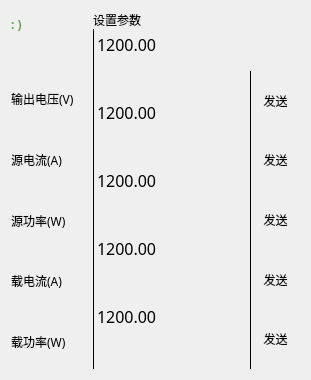
         <widget class="QWidget" name="verticalLayoutWidget_4">
          <property name="geometry">
           <rect>
            <x>10</x>
            <y>10</y>
            <width>311</width>
            <height>251</height>
           </rect>
          </property>
          <layout class="QVBoxLayout" name="verticalLayout_13">
           <item>
            <layout class="QHBoxLayout" name="horizontalLayout_5" stretch="15,30,10">
             <item>
              <layout class="QVBoxLayout" name="verticalLayout_11" stretch="5,5,10,10,10,10,10">
               <item>
                <widget class="QLabel" name="label_CAN">
                 <property name="maximumSize">
                  <size>
                   <width>600</width>
                   <height>16777215</height>
                  </size>
                 </property>
                 <property name="palette">
                  <palette>
                   <active>
                    <colorrole role="WindowText">
                     <brush brushstyle="SolidPattern">
                      <color alpha="255">
                       <red>100</red>
                       <green>166</green>
                       <blue>72</blue>
                      </color>
                     </brush>
                    </colorrole>
                   </active>
                   <inactive>
                    <colorrole role="WindowText">
                     <brush brushstyle="SolidPattern">
                      <color alpha="255">
                       <red>100</red>
                       <green>166</green>
                       <blue>72</blue>
                      </color>
                     </brush>
                    </colorrole>
                   </inactive>
                   <disabled>
                    <colorrole role="WindowText">
                     <brush brushstyle="SolidPattern">
                      <color alpha="255">
                       <red>120</red>
                       <green>120</green>
                       <blue>120</blue>
                      </color>
                     </brush>
                    </colorrole>
                   </disabled>
                  </palette>
                 </property>
                 <property name="font">
                  <font>
                   <family>MiSans Light</family>
                   <pointsize>9</pointsize>
                   <weight>75</weight>
                   <bold>true</bold>
                  </font>
                 </property>
                 <property name="text">
                  <string>: )</string>
                 </property>
                </widget>
               </item>
               <item>
                <spacer name="verticalSpacer">
                 <property name="orientation">
                  <enum>Qt::Vertical</enum>
                 </property>
                 <property name="sizeType">
                  <enum>QSizePolicy::Preferred</enum>
                 </property>
                 <property name="sizeHint" stdset="0">
                  <size>
                   <width>0</width>
                   <height>2</height>
                  </size>
                 </property>
                </spacer>
               </item>
               <item>
                <widget class="QLabel" name="label_18">
                 <property name="font">
                  <font>
                   <family>MiSans</family>
                   <pointsize>9</pointsize>
                   <weight>50</weight>
                   <bold>false</bold>
                  </font>
                 </property>
                 <property name="text">
                  <string>输出电压(V)</string>
                 </property>
                </widget>
               </item>
               <item>
                <widget class="QLabel" name="label_10">
                 <property name="font">
                  <font>
                   <family>MiSans</family>
                   <pointsize>9</pointsize>
                   <weight>50</weight>
                   <bold>false</bold>
                  </font>
                 </property>
                 <property name="text">
                  <string>源电流(A)</string>
                 </property>
                </widget>
               </item>
               <item>
                <widget class="QLabel" name="label_21">
                 <property name="font">
                  <font>
                   <family>MiSans</family>
                   <pointsize>9</pointsize>
                   <weight>50</weight>
                   <bold>false</bold>
                  </font>
                 </property>
                 <property name="text">
                  <string>源功率(W)</string>
                 </property>
                </widget>
               </item>
               <item>
                <widget class="QLabel" name="label_19">
                 <property name="font">
                  <font>
                   <family>MiSans</family>
                   <pointsize>9</pointsize>
                   <weight>50</weight>
                   <bold>false</bold>
                  </font>
                 </property>
                 <property name="text">
                  <string>载电流(A)</string>
                 </property>
                </widget>
               </item>
               <item>
                <widget class="QLabel" name="label_20">
                 <property name="font">
                  <font>
                   <family>MiSans</family>
                   <pointsize>9</pointsize>
                   <weight>50</weight>
                   <bold>false</bold>
                  </font>
                 </property>
                 <property name="text">
                  <string>载功率(W)</string>
                 </property>
                </widget>
               </item>
              </layout>
             </item>
             <item>
              <layout class="QVBoxLayout" name="verticalLayout_9" stretch="1,1,1,1,1,1">
               <property name="spacing">
                <number>0</number>
               </property>
               <property name="leftMargin">
                <number>0</number>
               </property>
               <property name="topMargin">
                <number>0</number>
               </property>
               <property name="rightMargin">
                <number>0</number>
               </property>
               <property name="bottomMargin">
                <number>0</number>
               </property>
               <item>
                <widget class="QLabel" name="label_11">
                 <property name="sizePolicy">
                  <sizepolicy hsizetype="Preferred" vsizetype="Preferred">
                   <horstretch>0</horstretch>
                   <verstretch>0</verstretch>
                  </sizepolicy>
                 </property>
                 <property name="minimumSize">
                  <size>
                   <width>0</width>
                   <height>0</height>
                  </size>
                 </property>
                 <property name="font">
                  <font>
                   <family>MiSans</family>
                   <pointsize>9</pointsize>
                   <kerning>true</kerning>
                  </font>
                 </property>
                 <property name="styleSheet">
                  <string notr="true">QLabel{
background-color:rgb(255,132,139,0);
color:rgb(0, 0, 0);
}</string>
                 </property>
                 <property name="text">
                  <string>设置参数</string>
                 </property>
                </widget>
               </item>
               <item>
                <widget class="QPlainTextEdit" name="CAN_Set_V">
                 <property name="sizePolicy">
                  <sizepolicy hsizetype="Expanding" vsizetype="Preferred">
                   <horstretch>0</horstretch>
                   <verstretch>0</verstretch>
                  </sizepolicy>
                 </property>
                 <property name="minimumSize">
                  <size>
                   <width>20</width>
                   <height>0</height>
                  </size>
                 </property>
                 <property name="sizeIncrement">
                  <size>
                   <width>0</width>
                   <height>0</height>
                  </size>
                 </property>
                 <property name="baseSize">
                  <size>
                   <width>0</width>
                   <height>0</height>
                  </size>
                 </property>
                 <property name="font">
                  <font>
                   <family>MiSans</family>
                   <pointsize>12</pointsize>
                  </font>
                 </property>
                 <property name="cursor" stdset="0">
                  <cursorShape>IBeamCursor</cursorShape>
                 </property>
                 <property name="mouseTracking">
                  <bool>true</bool>
                 </property>
                 <property name="tabletTracking">
                  <bool>false</bool>
                 </property>
                 <property name="focusPolicy">
                  <enum>Qt::StrongFocus</enum>
                 </property>
                 <property name="contextMenuPolicy">
                  <enum>Qt::DefaultContextMenu</enum>
                 </property>
                 <property name="toolTipDuration">
                  <number>0</number>
                 </property>
                 <property name="layoutDirection">
                  <enum>Qt::LeftToRight</enum>
                 </property>
                 <property name="styleSheet">
                  <string notr="true">QPlainTextEdit{
background-color:rgb(134, 149, 223,0);
border-left:1px solid #000000;
color:rgb(0, 0, 0);
}</string>
                 </property>
                 <property name="inputMethodHints">
                  <set>Qt::ImhNone</set>
                 </property>
                 <property name="frameShape">
                  <enum>QFrame::NoFrame</enum>
                 </property>
                 <property name="frameShadow">
                  <enum>QFrame::Raised</enum>
                 </property>
                 <property name="lineWidth">
                  <number>1</number>
                 </property>
                 <property name="verticalScrollBarPolicy">
                  <enum>Qt::ScrollBarAsNeeded</enum>
                 </property>
                 <property name="horizontalScrollBarPolicy">
                  <enum>Qt::ScrollBarAsNeeded</enum>
                 </property>
                 <property name="sizeAdjustPolicy">
                  <enum>QAbstractScrollArea::AdjustIgnored</enum>
                 </property>
                 <property name="lineWrapMode">
                  <enum>QPlainTextEdit::WidgetWidth</enum>
                 </property>
                 <property name="plainText">
                  <string>1200.00</string>
                 </property>
                 <property name="overwriteMode">
                  <bool>false</bool>
                 </property>
                 <property name="tabStopWidth">
                  <number>80</number>
                 </property>
                 <property name="cursorWidth">
                  <number>1</number>
                 </property>
                 <property name="textInteractionFlags">
                  <set>Qt::LinksAccessibleByMouse|Qt::TextEditable|Qt::TextEditorInteraction|Qt::TextSelectableByKeyboard|Qt::TextSelectableByMouse</set>
                 </property>
                </widget>
               </item>
               <item>
                <widget class="QPlainTextEdit" name="CAN_Set_Souce_I">
                 <property name="sizePolicy">
                  <sizepolicy hsizetype="Expanding" vsizetype="Preferred">
                   <horstretch>0</horstretch>
                   <verstretch>0</verstretch>
                  </sizepolicy>
                 </property>
                 <property name="minimumSize">
                  <size>
                   <width>20</width>
                   <height>0</height>
                  </size>
                 </property>
                 <property name="sizeIncrement">
                  <size>
                   <width>0</width>
                   <height>0</height>
                  </size>
                 </property>
                 <property name="baseSize">
                  <size>
                   <width>0</width>
                   <height>0</height>
                  </size>
                 </property>
                 <property name="font">
                  <font>
                   <family>MiSans</family>
                   <pointsize>12</pointsize>
                  </font>
                 </property>
                 <property name="cursor" stdset="0">
                  <cursorShape>IBeamCursor</cursorShape>
                 </property>
                 <property name="mouseTracking">
                  <bool>true</bool>
                 </property>
                 <property name="tabletTracking">
                  <bool>false</bool>
                 </property>
                 <property name="focusPolicy">
                  <enum>Qt::StrongFocus</enum>
                 </property>
                 <property name="contextMenuPolicy">
                  <enum>Qt::DefaultContextMenu</enum>
                 </property>
                 <property name="toolTipDuration">
                  <number>0</number>
                 </property>
                 <property name="layoutDirection">
                  <enum>Qt::LeftToRight</enum>
                 </property>
                 <property name="styleSheet">
                  <string notr="true">QPlainTextEdit{
background-color:rgb(134, 149, 223,0);
border-left:1px solid #000000;
color:rgb(0, 0, 0);
}</string>
                 </property>
                 <property name="inputMethodHints">
                  <set>Qt::ImhNone</set>
                 </property>
                 <property name="frameShape">
                  <enum>QFrame::NoFrame</enum>
                 </property>
                 <property name="frameShadow">
                  <enum>QFrame::Raised</enum>
                 </property>
                 <property name="lineWidth">
                  <number>1</number>
                 </property>
                 <property name="verticalScrollBarPolicy">
                  <enum>Qt::ScrollBarAsNeeded</enum>
                 </property>
                 <property name="horizontalScrollBarPolicy">
                  <enum>Qt::ScrollBarAsNeeded</enum>
                 </property>
                 <property name="sizeAdjustPolicy">
                  <enum>QAbstractScrollArea::AdjustIgnored</enum>
                 </property>
                 <property name="plainText">
                  <string>1200.00</string>
                 </property>
                 <property name="overwriteMode">
                  <bool>false</bool>
                 </property>
                 <property name="tabStopWidth">
                  <number>80</number>
                 </property>
                 <property name="cursorWidth">
                  <number>1</number>
                 </property>
                 <property name="textInteractionFlags">
                  <set>Qt::LinksAccessibleByMouse|Qt::TextEditable|Qt::TextEditorInteraction|Qt::TextSelectableByKeyboard|Qt::TextSelectableByMouse</set>
                 </property>
                </widget>
               </item>
               <item>
                <widget class="QPlainTextEdit" name="CAN_Set_Souce_P">
                 <property name="sizePolicy">
                  <sizepolicy hsizetype="Preferred" vsizetype="Preferred">
                   <horstretch>0</horstretch>
                   <verstretch>0</verstretch>
                  </sizepolicy>
                 </property>
                 <property name="minimumSize">
                  <size>
                   <width>20</width>
                   <height>0</height>
                  </size>
                 </property>
                 <property name="sizeIncrement">
                  <size>
                   <width>0</width>
                   <height>0</height>
                  </size>
                 </property>
                 <property name="baseSize">
                  <size>
                   <width>0</width>
                   <height>0</height>
                  </size>
                 </property>
                 <property name="font">
                  <font>
                   <family>MiSans</family>
                   <pointsize>12</pointsize>
                  </font>
                 </property>
                 <property name="cursor" stdset="0">
                  <cursorShape>IBeamCursor</cursorShape>
                 </property>
                 <property name="mouseTracking">
                  <bool>true</bool>
                 </property>
                 <property name="tabletTracking">
                  <bool>false</bool>
                 </property>
                 <property name="focusPolicy">
                  <enum>Qt::StrongFocus</enum>
                 </property>
                 <property name="contextMenuPolicy">
                  <enum>Qt::DefaultContextMenu</enum>
                 </property>
                 <property name="toolTipDuration">
                  <number>0</number>
                 </property>
                 <property name="layoutDirection">
                  <enum>Qt::LeftToRight</enum>
                 </property>
                 <property name="styleSheet">
                  <string notr="true">QPlainTextEdit{
background-color:rgb(134, 149, 223,0);
border-left:1px solid #000000;
color:rgb(0, 0, 0);
}</string>
                 </property>
                 <property name="inputMethodHints">
                  <set>Qt::ImhNone</set>
                 </property>
                 <property name="frameShape">
                  <enum>QFrame::NoFrame</enum>
                 </property>
                 <property name="frameShadow">
                  <enum>QFrame::Raised</enum>
                 </property>
                 <property name="lineWidth">
                  <number>1</number>
                 </property>
                 <property name="verticalScrollBarPolicy">
                  <enum>Qt::ScrollBarAsNeeded</enum>
                 </property>
                 <property name="horizontalScrollBarPolicy">
                  <enum>Qt::ScrollBarAsNeeded</enum>
                 </property>
                 <property name="sizeAdjustPolicy">
                  <enum>QAbstractScrollArea::AdjustIgnored</enum>
                 </property>
                 <property name="plainText">
                  <string>1200.00</string>
                 </property>
                 <property name="overwriteMode">
                  <bool>false</bool>
                 </property>
                 <property name="tabStopWidth">
                  <number>80</number>
                 </property>
                 <property name="cursorWidth">
                  <number>1</number>
                 </property>
                 <property name="textInteractionFlags">
                  <set>Qt::LinksAccessibleByMouse|Qt::TextEditable|Qt::TextEditorInteraction|Qt::TextSelectableByKeyboard|Qt::TextSelectableByMouse</set>
                 </property>
                </widget>
               </item>
               <item>
                <widget class="QPlainTextEdit" name="CAN_Set_Load_I">
                 <property name="sizePolicy">
                  <sizepolicy hsizetype="Expanding" vsizetype="Preferred">
                   <horstretch>0</horstretch>
                   <verstretch>0</verstretch>
                  </sizepolicy>
                 </property>
                 <property name="minimumSize">
                  <size>
                   <width>20</width>
                   <height>0</height>
                  </size>
                 </property>
                 <property name="sizeIncrement">
                  <size>
                   <width>0</width>
                   <height>0</height>
                  </size>
                 </property>
                 <property name="baseSize">
                  <size>
                   <width>0</width>
                   <height>0</height>
                  </size>
                 </property>
                 <property name="font">
                  <font>
                   <family>MiSans</family>
                   <pointsize>12</pointsize>
                  </font>
                 </property>
                 <property name="cursor" stdset="0">
                  <cursorShape>IBeamCursor</cursorShape>
                 </property>
                 <property name="mouseTracking">
                  <bool>true</bool>
                 </property>
                 <property name="tabletTracking">
                  <bool>false</bool>
                 </property>
                 <property name="focusPolicy">
                  <enum>Qt::StrongFocus</enum>
                 </property>
                 <property name="contextMenuPolicy">
                  <enum>Qt::DefaultContextMenu</enum>
                 </property>
                 <property name="toolTipDuration">
                  <number>0</number>
                 </property>
                 <property name="layoutDirection">
                  <enum>Qt::LeftToRight</enum>
                 </property>
                 <property name="styleSheet">
                  <string notr="true">QPlainTextEdit{
background-color:rgb(134, 149, 223,0);
border-left:1px solid #000000;
color:rgb(0, 0, 0);
}</string>
                 </property>
                 <property name="inputMethodHints">
                  <set>Qt::ImhNone</set>
                 </property>
                 <property name="frameShape">
                  <enum>QFrame::NoFrame</enum>
                 </property>
                 <property name="frameShadow">
                  <enum>QFrame::Raised</enum>
                 </property>
                 <property name="lineWidth">
                  <number>1</number>
                 </property>
                 <property name="verticalScrollBarPolicy">
                  <enum>Qt::ScrollBarAsNeeded</enum>
                 </property>
                 <property name="horizontalScrollBarPolicy">
                  <enum>Qt::ScrollBarAsNeeded</enum>
                 </property>
                 <property name="sizeAdjustPolicy">
                  <enum>QAbstractScrollArea::AdjustIgnored</enum>
                 </property>
                 <property name="plainText">
                  <string>1200.00</string>
                 </property>
                 <property name="overwriteMode">
                  <bool>false</bool>
                 </property>
                 <property name="tabStopWidth">
                  <number>80</number>
                 </property>
                 <property name="cursorWidth">
                  <number>1</number>
                 </property>
                 <property name="textInteractionFlags">
                  <set>Qt::LinksAccessibleByMouse|Qt::TextEditable|Qt::TextEditorInteraction|Qt::TextSelectableByKeyboard|Qt::TextSelectableByMouse</set>
                 </property>
                </widget>
               </item>
               <item>
                <widget class="QPlainTextEdit" name="CAN_Set_Load_P">
                 <property name="sizePolicy">
                  <sizepolicy hsizetype="Preferred" vsizetype="Preferred">
                   <horstretch>0</horstretch>
                   <verstretch>0</verstretch>
                  </sizepolicy>
                 </property>
                 <property name="minimumSize">
                  <size>
                   <width>20</width>
                   <height>0</height>
                  </size>
                 </property>
                 <property name="sizeIncrement">
                  <size>
                   <width>0</width>
                   <height>0</height>
                  </size>
                 </property>
                 <property name="baseSize">
                  <size>
                   <width>0</width>
                   <height>0</height>
                  </size>
                 </property>
                 <property name="font">
                  <font>
                   <family>MiSans</family>
                   <pointsize>12</pointsize>
                  </font>
                 </property>
                 <property name="cursor" stdset="0">
                  <cursorShape>IBeamCursor</cursorShape>
                 </property>
                 <property name="mouseTracking">
                  <bool>true</bool>
                 </property>
                 <property name="tabletTracking">
                  <bool>false</bool>
                 </property>
                 <property name="focusPolicy">
                  <enum>Qt::StrongFocus</enum>
                 </property>
                 <property name="contextMenuPolicy">
                  <enum>Qt::DefaultContextMenu</enum>
                 </property>
                 <property name="toolTipDuration">
                  <number>0</number>
                 </property>
                 <property name="layoutDirection">
                  <enum>Qt::LeftToRight</enum>
                 </property>
                 <property name="styleSheet">
                  <string notr="true">QPlainTextEdit{
background-color:rgb(134, 149, 223,0);
border-left:1px solid #000000;
color:rgb(0, 0, 0);
}</string>
                 </property>
                 <property name="inputMethodHints">
                  <set>Qt::ImhNone</set>
                 </property>
                 <property name="frameShape">
                  <enum>QFrame::NoFrame</enum>
                 </property>
                 <property name="frameShadow">
                  <enum>QFrame::Raised</enum>
                 </property>
                 <property name="lineWidth">
                  <number>1</number>
                 </property>
                 <property name="verticalScrollBarPolicy">
                  <enum>Qt::ScrollBarAsNeeded</enum>
                 </property>
                 <property name="horizontalScrollBarPolicy">
                  <enum>Qt::ScrollBarAsNeeded</enum>
                 </property>
                 <property name="sizeAdjustPolicy">
                  <enum>QAbstractScrollArea::AdjustIgnored</enum>
                 </property>
                 <property name="plainText">
                  <string>1200.00</string>
                 </property>
                 <property name="overwriteMode">
                  <bool>false</bool>
                 </property>
                 <property name="tabStopWidth">
                  <number>80</number>
                 </property>
                 <property name="cursorWidth">
                  <number>1</number>
                 </property>
                 <property name="textInteractionFlags">
                  <set>Qt::LinksAccessibleByMouse|Qt::TextEditable|Qt::TextEditorInteraction|Qt::TextSelectableByKeyboard|Qt::TextSelectableByMouse</set>
                 </property>
                </widget>
               </item>
              </layout>
             </item>
             <item>
              <layout class="QVBoxLayout" name="verticalLayout_8" stretch="10,10,10,10,10,10">
               <property name="spacing">
                <number>0</number>
               </property>
               <item>
                <spacer name="verticalSpacer_2">
                 <property name="orientation">
                  <enum>Qt::Vertical</enum>
                 </property>
                 <property name="sizeHint" stdset="0">
                  <size>
                   <width>0</width>
                   <height>0</height>
                  </size>
                 </property>
                </spacer>
               </item>
               <item>
                <widget class="QPushButton" name="CAN_V_Send">
                 <property name="sizePolicy">
                  <sizepolicy hsizetype="Preferred" vsizetype="Preferred">
                   <horstretch>0</horstretch>
                   <verstretch>0</verstretch>
                  </sizepolicy>
                 </property>
                 <property name="minimumSize">
                  <size>
                   <width>0</width>
                   <height>0</height>
                  </size>
                 </property>
                 <property name="font">
                  <font>
                   <family>MiSans</family>
                   <pointsize>9</pointsize>
                  </font>
                 </property>
                 <property name="styleSheet">
                  <string notr="true">QPushButton
{
border-left:1px solid #000000;
border-radius:0px;
}
QPushButton:hover{
	color: rgb(0, 0, 0);
	border-color: green;
    background-color: aqua;
}


QPushButton:pressed{
	color: rgb(0, 0, 0);
	border-color: blueviolet;
    background-color: rgb(166, 255, 211);
}</string>
                 </property>
                 <property name="text">
                  <string>发送</string>
                 </property>
                </widget>
               </item>
               <item>
                <widget class="QPushButton" name="CAN_Souce_I_Send">
                 <property name="sizePolicy">
                  <sizepolicy hsizetype="Preferred" vsizetype="Preferred">
                   <horstretch>0</horstretch>
                   <verstretch>0</verstretch>
                  </sizepolicy>
                 </property>
                 <property name="minimumSize">
                  <size>
                   <width>0</width>
                   <height>0</height>
                  </size>
                 </property>
                 <property name="font">
                  <font>
                   <family>MiSans</family>
                   <pointsize>9</pointsize>
                  </font>
                 </property>
                 <property name="styleSheet">
                  <string notr="true">QPushButton
{
border-left:1px solid #000000;
border-radius:0px;
}
QPushButton:hover{
	color: rgb(0, 0, 0);
	border-color: green;
    background-color: aqua;
}


QPushButton:pressed{
	color: rgb(0, 0, 0);
	border-color: blueviolet;
    background-color: rgb(166, 255, 211);
}</string>
                 </property>
                 <property name="text">
                  <string>发送</string>
                 </property>
                </widget>
               </item>
               <item>
                <widget class="QPushButton" name="CAN_Souce_P_Send">
                 <property name="sizePolicy">
                  <sizepolicy hsizetype="Preferred" vsizetype="Preferred">
                   <horstretch>0</horstretch>
                   <verstretch>0</verstretch>
                  </sizepolicy>
                 </property>
                 <property name="minimumSize">
                  <size>
                   <width>0</width>
                   <height>0</height>
                  </size>
                 </property>
                 <property name="font">
                  <font>
                   <family>MiSans</family>
                   <pointsize>9</pointsize>
                  </font>
                 </property>
                 <property name="styleSheet">
                  <string notr="true">QPushButton
{
border-left:1px solid #000000;
border-radius:0px;
}
QPushButton:hover{
	color: rgb(0, 0, 0);
	border-color: green;
    background-color: aqua;
}


QPushButton:pressed{
	color: rgb(0, 0, 0);
	border-color: blueviolet;
    background-color: rgb(166, 255, 211);
}</string>
                 </property>
                 <property name="text">
                  <string>发送</string>
                 </property>
                </widget>
               </item>
               <item>
                <widget class="QPushButton" name="CAN_Load_I_Send">
                 <property name="sizePolicy">
                  <sizepolicy hsizetype="Preferred" vsizetype="Preferred">
                   <horstretch>0</horstretch>
                   <verstretch>0</verstretch>
                  </sizepolicy>
                 </property>
                 <property name="minimumSize">
                  <size>
                   <width>0</width>
                   <height>0</height>
                  </size>
                 </property>
                 <property name="font">
                  <font>
                   <family>MiSans</family>
                   <pointsize>9</pointsize>
                  </font>
                 </property>
                 <property name="styleSheet">
                  <string notr="true">QPushButton
{
border-left:1px solid #000000;
border-radius:0px;
}
QPushButton:hover{
	color: rgb(0, 0, 0);
	border-color: green;
    background-color: aqua;
}


QPushButton:pressed{
	color: rgb(0, 0, 0);
	border-color: blueviolet;
    background-color: rgb(166, 255, 211);
}</string>
                 </property>
                 <property name="text">
                  <string>发送</string>
                 </property>
                </widget>
               </item>
               <item>
                <widget class="QPushButton" name="CAN_Load_P_Send">
                 <property name="sizePolicy">
                  <sizepolicy hsizetype="Preferred" vsizetype="Preferred">
                   <horstretch>0</horstretch>
                   <verstretch>0</verstretch>
                  </sizepolicy>
                 </property>
                 <property name="minimumSize">
                  <size>
                   <width>0</width>
                   <height>0</height>
                  </size>
                 </property>
                 <property name="font">
                  <font>
                   <family>MiSans</family>
                   <pointsize>9</pointsize>
                  </font>
                 </property>
                 <property name="styleSheet">
                  <string notr="true">QPushButton
{
border-left:1px solid #000000;
border-radius:0px;
}
QPushButton:hover{
	color: rgb(0, 0, 0);
	border-color: green;
    background-color: aqua;
}


QPushButton:pressed{
	color: rgb(0, 0, 0);
	border-color: blueviolet;
    background-color: rgb(166, 255, 211);
}</string>
                 </property>
                 <property name="text">
                  <string>发送</string>
                 </property>
                </widget>
               </item>
              </layout>
             </item>
            </layout>
           </item>
          </layout>
         </widget>
